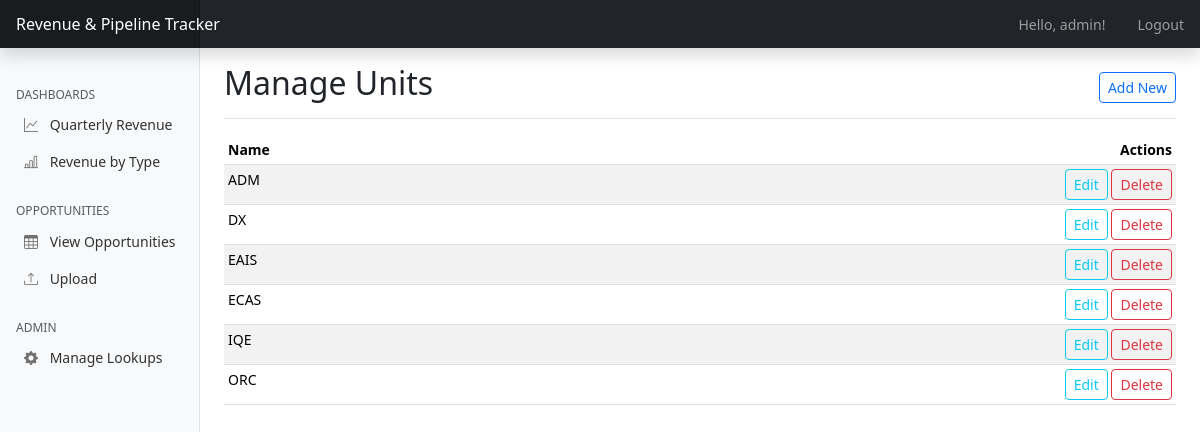
Page /admin/manage/unit (signed in) on the earlier database version.
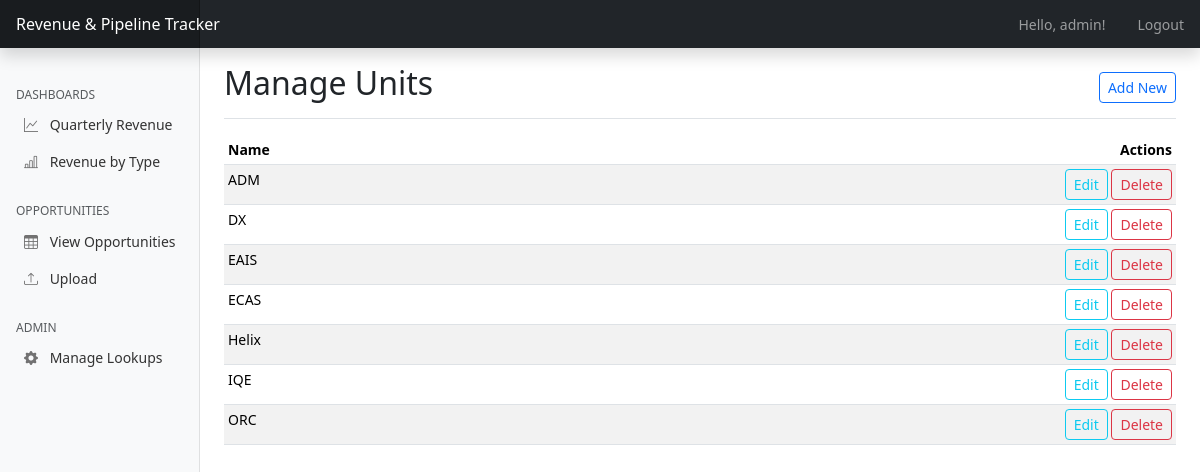
Same page on the later database version.
### app.py (models this page shows, shortened)
class Unit(db.Model):
    id = db.Column(db.Integer, primary_key=True)
    name = db.Column(db.String(100), unique=True, nullable=False)

### app.py (the view)
@app.route('/admin/manage/<model_name>')
@admin_required
def manage_lookup_table(model_name):
    if model_name not in LOOKUP_MODELS:
        flash(f"Invalid model type: {model_name}", "danger")
        return redirect(url_for('admin_index'))
    model_info = LOOKUP_MODELS[model_name]
    ModelClass = model_info['class']
    items = ModelClass.query.order_by(ModelClass.name).all()
    return render_template('admin/list_generic.html',
                           items=items,
                           title=model_info['title'],
                           model_name=model_name)

### app.py (called while the page is built)
@login_manager.user_loader
def load_user(user_id):
    return User.query.get(int(user_id))

def admin_required(f):
    @wraps(f)
    def decorated_function(*args, **kwargs):
        if not current_user.is_authenticated or not current_user.is_admin:
            flash("You must be an admin to view this page.", "danger")
            return redirect(url_for('dashboard'))
        return f(*args, **kwargs)
    return decorated_function

@app.context_processor
def inject_lookup_data():
    return {
        'all_revenue_portfolios': RevenuePortfolio.query.order_by(RevenuePortfolio.name).all(),
        'all_units': Unit.query.order_by(Unit.name).all(),
        'all_csg_owners': CSGOwner.query.order_by(CSGOwner.name).all(),
        'all_delivery_owners': DeliveryOwner.query.order_by(DeliveryOwner.name).all(),
        'all_originating_revenue_types': OriginatingRevenueType.query.order_by(OriginatingRevenueType.name).all(),
        'all_revenue_types': RevenueType.query.order_by(RevenueType.name).all(),
        'current_user': current_user # Make current_user available in all templates
    }

### templates/admin/list_generic.html (shortened to what this page needs)
{% extends 'base.html' %}
{% block content %}
<div class="d-flex justify-content-between flex-wrap flex-md-nowrap align-items-center pt-3 pb-2 mb-3 border-bottom">
    <h1 class="h2">Manage {{ title }}</h1>
    <div class="btn-toolbar mb-2 mb-md-0">
        <a href="{{ url_for('add_lookup_item', model_name=model_name) }}" class="btn btn-sm btn-outline-primary">Add New</a>
    </div>
</div>
<div class="table-responsive">
    <table class="table table-striped table-sm">
        <thead>
            <tr>
                <th>Name</th>
                <th class="text-end">Actions</th>
            </tr>
        </thead>
        <tbody>
            {% for item in items %}
            <tr>
                <td>{{ item.name }}</td>
                <td class="text-end">
                    <a href="{{ url_for('edit_lookup_item', model_name=model_name, id=item.id) }}" class="btn btn-sm btn-outline-info">Edit</a>
                    <form action="{{ url_for('delete_lookup_item', model_name=model_name, id=item.id) }}" method="POST" class="d-inline" onsubmit="return confirm('Are you sure?');">
                        <button type="submit" class="btn btn-sm btn-outline-danger">Delete</button>
                    </form>
                </td>
            </tr>
            {% endfor %}
        </tbody>
    </table>
</div>
{% endblock %}

Differences in the rows shown:
added Unit: name "Helix"
